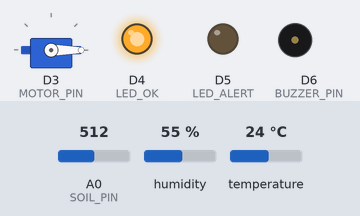
A sketch run on a simulated Arduino Nano 33 IoT. On the bench: servo, output pins drawn as LEDs (lit = HIGH), buzzer (waves = sounding, pin HIGH). The inputs (shaded band) are chosen by the test bench; at power-on: humidity 55 %, A0 (SOIL_PIN) = 512, temperature 24 °C. WiFi joins after 1.5 s; servers stay silent unless stated; uploads are accepted with an empty reply; what the sketch prints to the serial monitor is not drawn.

Above: at 2.9 s.
3.0 s: humidity set to 69 %
7.2 s: humidity set to 72 %
At 9.8 s:
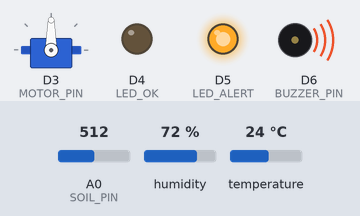
11.4 s: humidity set to 22 %
At 13.3 s:
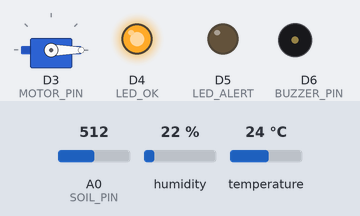
15.6 s: humidity set to 88 %
At 20.4 s:
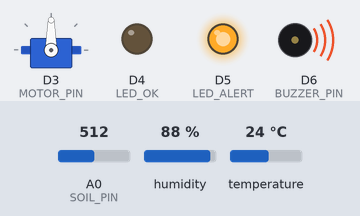
Timing chart, 0 to 21.7 s (numbered marks = the images above; inputs shaded):
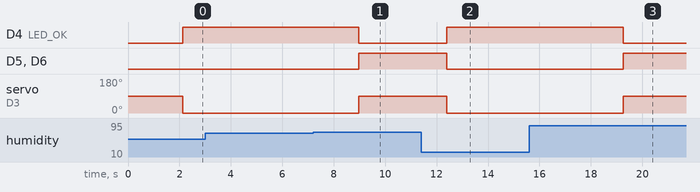

Measured:
- the behaviour switches between 70 and 71 % on humidity (found by bisection; images 0 and 1)
- after the input at 3.0 s, every drawn part: stays the same
- after the input at 7.2 s, D4 (LED_OK): HIGH → LOW after 1.8 s; D5 (LED_ALERT), D6 (BUZZER_PIN): LOW → HIGH after 1.8 s; servo on D3 (MOTOR_PIN): 0° → 90° after 1.8 s
- after the input at 11.4 s, D4 (LED_OK): LOW → HIGH after 1.0 s; D5 (LED_ALERT), D6 (BUZZER_PIN): HIGH → LOW after 1.0 s; servo on D3 (MOTOR_PIN): 90° → 0° after 1.0 s
- after the input at 15.6 s, D4 (LED_OK): HIGH → LOW after 3.7 s; D5 (LED_ALERT), D6 (BUZZER_PIN): LOW → HIGH after 3.7 s; servo on D3 (MOTOR_PIN): 0° → 90° after 3.7 s

The sketch:

project-final.ino
```cpp
#include <WiFiNINA.h>
#include <ArduinoHttpClient.h>
// #include <BH1750.h>      // --- Light sensor library (commented out)
#include <Wire.h>
#include "DHT.h"
#include <Arduino_JSON.h>
#include <Servo.h>

// ----------- WIFI & FIREBASE CONFIG ------------
#define WIFI_SSID     "iPhone"
#define WIFI_PASS     "romil1234"

#define FIREBASE_HOST "plant-monitor-fb8c1-default-rtdb.firebaseio.com"
#define FIREBASE_SECRET "Sh1DSJ9IMURMt7dYwtzCFDOFGki6JNrDfa7gyGOa"  // Legacy token

// ------------ SENSOR SETUP ----------------------
#define DHT_PIN      2
#define DHT_TYPE     DHT11
DHT dht(DHT_PIN, DHT_TYPE);

// Capacitive soil‐moisture sensor v1.2
#define SOIL_PIN     A0

// // --- Light sensor object (commented out)
// BH1750 lightMeter;

#define MOTOR_PIN    3       // Servo signal pin
#define LED_OK       4
#define LED_ALERT    5
#define BUZZER_PIN   6

Servo motorServo;         // Servo motor object

// ------------ GLOBAL STATE ----------------------
WiFiSSLClient wifi;  // 🔐 Encrypted connection
HttpClient client = HttpClient(wifi, FIREBASE_HOST, 443);
String firebasePath = "/sensor_data.json";

void setup() {
  Serial.begin(9600);
  Wire.begin();  // SDA = D11, SCL = D12 on Nano 33 IoT

  dht.begin();
  delay(200);

  // // --- Light sensor initialization (commented out)
  // lightMeter.begin();

  motorServo.attach(MOTOR_PIN);  // Attach servo to D3

  pinMode(LED_OK, OUTPUT);
  pinMode(LED_ALERT, OUTPUT);
  pinMode(BUZZER_PIN, OUTPUT);

  // Note: analog inputs do not require pinMode()
  // pinMode(SOIL_PIN, INPUT);

  connectWiFi();
}

void loop() {
  float temp = dht.readTemperature();
  float hum = dht.readHumidity();
  int soilRaw = analogRead(SOIL_PIN);

  // // --- Read light sensor (commented out)
  // float lux = lightMeter.readLightLevel();

  // Debug: print sensor readings
  Serial.print("Temp: ");
  Serial.print(temp);
  Serial.print(" °C, Humidity: ");
  Serial.print(hum);
  Serial.print(" %, Soil Raw: ");
  Serial.println(soilRaw);

  // // --- Print light sensor value (commented out)
  // Serial.print("Light: ");
  // Serial.print(lux);
  // Serial.println(" lx");

  if (isnan(temp) || isnan(hum)) {
    Serial.println("Sensor error: invalid readings");
    delay(2000);
    return;
  }

  // // --- Alert logic for light (commented out)
  // bool alert = (temp > 35 || hum > 70 || lux < 200);

  bool alert = (temp > 35 || hum > 70);

  // Upload sensor data (including soil moisture)
  JSONVar data;
  data["temp"] = temp;
  data["humidity"] = hum;
  data["soil"] = soilRaw;
  // // --- Send lux to Firebase (commented out)
  // data["lux"] = lux;

  Serial.println("Uploading sensor data to Firebase...");
  sendToFirebase(firebasePath, data);

  // Check motor command (expects boolean true/false in Firebase)
  String motorCommand = getFromFirebase("/commands/motor.json");
  bool motorOverride = (motorCommand == "true");

  Serial.print("Motor override from Firebase: ");
  Serial.println(motorOverride ? "true" : "false");

  // Control logic
  if (alert || motorOverride) {
    Serial.println("ALERT or override active → activating servo + buzzer");
    digitalWrite(LED_OK, LOW);
    digitalWrite(LED_ALERT, HIGH);
    digitalWrite(BUZZER_PIN, HIGH);
    motorServo.write(90);  // Servo ON (adjust angle as needed)
  } else {
    Serial.println("All normal → system OK");
    digitalWrite(LED_OK, HIGH);
    digitalWrite(LED_ALERT, LOW);
    digitalWrite(BUZZER_PIN, LOW);
    motorServo.write(0);   // Servo OFF position
  }

  delay(3000);
}

// ------------ HELPERS ----------------------

void connectWiFi() {
  Serial.print("Connecting to WiFi");
  while (WiFi.begin(WIFI_SSID, WIFI_PASS) != WL_CONNECTED) {
    Serial.print(".");
    delay(1000);
  }
  Serial.println(" connected");
}

void sendToFirebase(String path, JSONVar json) {
  String content = JSON.stringify(json);

  client.beginRequest();
  client.put(path + "?auth=" + FIREBASE_SECRET);
  client.sendHeader("Content-Type", "application/json");
  client.sendHeader("Content-Length", content.length());
  client.beginBody();
  client.print(content);
  client.endRequest();

  int statusCode = client.responseStatusCode();
  String response = client.responseBody();

  Serial.print("Firebase PUT Status Code: ");
  Serial.println(statusCode);
  Serial.print("Sent Data: ");
  Serial.println(content);
  Serial.print("Firebase Response: ");
  Serial.println(response);
}

String getFromFirebase(String path) {
  client.get(path + "?auth=" + FIREBASE_SECRET);
  int statusCode = client.responseStatusCode();

  Serial.print("Firebase GET Status Code: ");
  Serial.println(statusCode);

  if (statusCode == 200) {
    String response = client.responseBody();
    response.trim();
    Serial.print("Received: ");
    Serial.println(response);
    return response;
  } else {
    Serial.println("Failed to get motor command");
    return "";
  }
}
```
